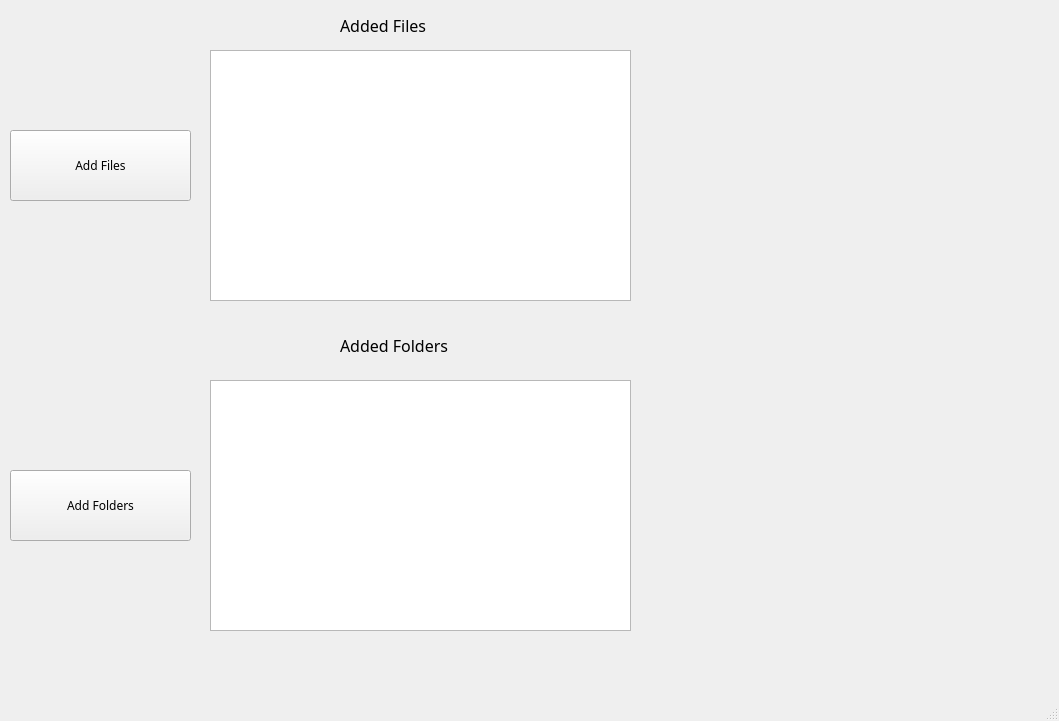
<?xml version="1.0" encoding="UTF-8"?>
<ui version="4.0">
 <class>MainWindow</class>
 <widget class="QMainWindow" name="MainWindow">
  <property name="geometry">
   <rect>
    <x>0</x>
    <y>0</y>
    <width>1059</width>
    <height>721</height>
   </rect>
  </property>
  <property name="windowTitle">
   <string>MainWindow</string>
  </property>
  <widget class="QWidget" name="centralwidget">
   <widget class="QPushButton" name="AddFilesButton">
    <property name="geometry">
     <rect>
      <x>10</x>
      <y>130</y>
      <width>181</width>
      <height>71</height>
     </rect>
    </property>
    <property name="font">
     <font>
      <family>MS Reference Sans Serif</family>
     </font>
    </property>
    <property name="text">
     <string>Add Files</string>
    </property>
   </widget>
   <widget class="QLabel" name="Files_label">
    <property name="geometry">
     <rect>
      <x>340</x>
      <y>10</y>
      <width>241</width>
      <height>31</height>
     </rect>
    </property>
    <property name="font">
     <font>
      <family>MS Reference Sans Serif</family>
      <pointsize>12</pointsize>
     </font>
    </property>
    <property name="text">
     <string>Added Files</string>
    </property>
   </widget>
   <widget class="QListWidget" name="MyFilesListWidget">
    <property name="geometry">
     <rect>
      <x>210</x>
      <y>50</y>
      <width>421</width>
      <height>251</height>
     </rect>
    </property>
   </widget>
   <widget class="QPushButton" name="AddFolders_Button">
    <property name="geometry">
     <rect>
      <x>10</x>
      <y>470</y>
      <width>181</width>
      <height>71</height>
     </rect>
    </property>
    <property name="font">
     <font>
      <family>MS Reference Sans Serif</family>
     </font>
    </property>
    <property name="text">
     <string>Add Folders</string>
    </property>
   </widget>
   <widget class="QListWidget" name="MyFolderListWidget">
    <property name="geometry">
     <rect>
      <x>210</x>
      <y>380</y>
      <width>421</width>
      <height>251</height>
     </rect>
    </property>
   </widget>
   <widget class="QLabel" name="Folder_label">
    <property name="geometry">
     <rect>
      <x>340</x>
      <y>330</y>
      <width>241</width>
      <height>31</height>
     </rect>
    </property>
    <property name="font">
     <font>
      <family>MS Reference Sans Serif</family>
      <pointsize>12</pointsize>
     </font>
    </property>
    <property name="text">
     <string>Added Folders</string>
    </property>
   </widget>
  </widget>
  <widget class="QMenuBar" name="menubar">
   <property name="geometry">
    <rect>
     <x>0</x>
     <y>0</y>
     <width>1059</width>
     <height>22</height>
    </rect>
   </property>
  </widget>
  <widget class="QStatusBar" name="statusbar"/>
 </widget>
 <resources/>
 <connections/>
</ui>
